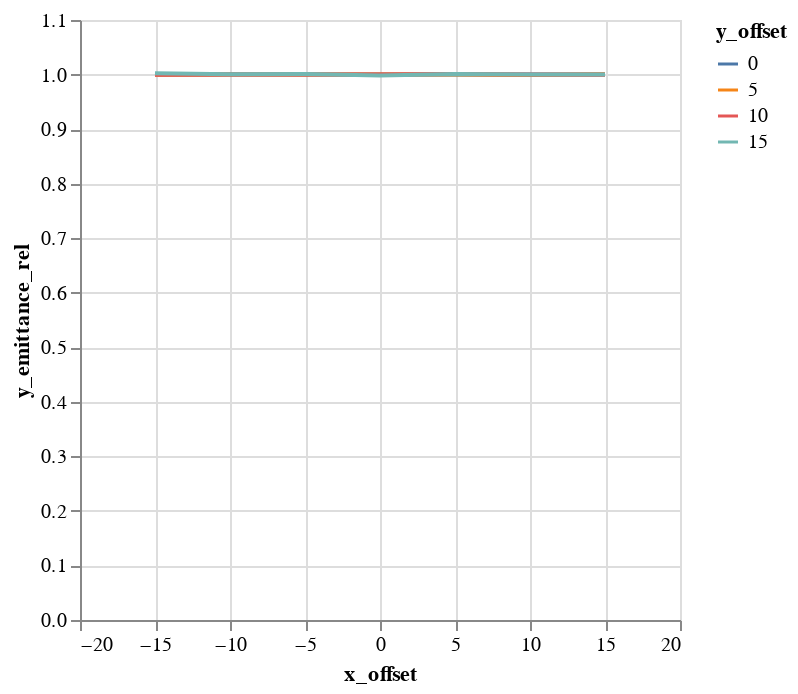

The notebook cell this image was saved under:
### Code cell
alt.Chart(emit_df).mark_line().encode(
    color='y_offset:N',
    x='x_offset',
    y='y_emittance_rel',
)

### Figure 1 — Vega-Lite specification as saved in the notebook (floating-point values rounded to 4 significant figures)
{"$schema": "https://vega.github.io/schema/vega-lite/v1.2.1.json", "data": {"values": [{"losses": 0, "relbeta": 0.002308, "sourceID": 16777222, "sourceName": "x_-15_y_0", "x_emittance": 1.691, "x_emittance_rel": 1.043, "x_norm_emittance": 0.003903, "x_offset": -15, "y_emittance": 1.572, "y_emittance_rel": 1.0, "y_norm_emittance": 0.00363, "y_offset": 0}, {"losses": 0, "relbeta": 0.002308, "sourceID": 16777229, "sourceName": "x_-15_y_5", "x_emittance": 1.655, "x_emittance_rel": 1.039, "x_norm_emittance": 0.00382, "x_offset": -15, "y_emittance": 1.593, "y_emittance_rel": 0.9998, "y_norm_emittance": 0.003678, "y_offset": 5}, {"losses": 0, "relbeta": 0.002308, "sourceID": 16777236, "sourceName": "x_-15_y_10", "x_emittance": 1.678, "x_emittance_rel": 1.038, "x_norm_emittance": 0.003873, "x_offset": -15, "y_emittance": 1.596, "y_emittance_rel": 0.9995, "y_norm_emittance": 0.003684, "y_offset": 10}, {"losses": 0, "relbeta": 0.002308, "sourceID": 16777243, "sourceName": "x_-15_y_15", "x_emittance": 1.752, "x_emittance_rel": 1.048, "x_norm_emittance": 0.004044, "x_offset": -15, "y_emittance": 1.666, "y_emittance_rel": 1.002, "y_norm_emittance": 0.003846, "y_offset": 15}, {"losses": 0, "relbeta": 0.002308, "sourceID": 16777220, "sourceName": "x_-10_y_0", "x_emittance": 1.596, "x_emittance_rel": 1.002, "x_norm_emittance": 0.003683, "x_offset": -10, "y_emittance": 1.553, "y_emittance_rel": 1.0, "y_norm_emittance": 0.003585, "y_offset": 0}, {"losses": 0, "relbeta": 0.002308, "sourceID": 16777227, "sourceName": "x_-10_y_5", "x_emittance": 1.609, "x_emittance_rel": 0.9974, "x_norm_emittance": 0.003714, "x_offset": -10, "y_emittance": 1.58, "y_emittance_rel": 1.0, "y_norm_emittance": 0.003647, "y_offset": 5}, {"losses": 0, "relbeta": 0.002308, "sourceID": 16777234, "sourceName": "x_-10_y_10", "x_emittance": 1.487, "x_emittance_rel": 1.0, "x_norm_emittance": 0.003433, "x_offset": -10, "y_emittance": 1.665, "y_emittance_rel": 1.0, "y_norm_emittance": 0.003844, "y_offset": 10}, {"losses": 0, "relbeta": 0.002308, "sourceID": 16777241, "sourceName": "x_-10_y_15", "x_emittance": 1.458, "x_emittance_rel": 1.006, "x_norm_emittance": 0.003367, "x_offset": -10, "y_emittance": 1.635, "y_emittance_rel": 1.0, "y_norm_emittance": 0.003774, "y_offset": 15}, {"losses": 0, "relbeta": 0.002308, "sourceID": 16777218, "sourceName": "x_-5_y_0", "x_emittance": 1.678, "x_emittance_rel": 1.001, "x_norm_emittance": 0.003873, "x_offset": -5, "y_emittance": 1.718, "y_emittance_rel": 1.0, "y_norm_emittance": 0.003965, "y_offset": 0}, {"losses": 0, "relbeta": 0.002308, "sourceID": 16777225, "sourceName": "x_-5_y_5", "x_emittance": 1.522, "x_emittance_rel": 0.9991, "x_norm_emittance": 0.003514, "x_offset": -5, "y_emittance": 1.626, "y_emittance_rel": 1.0, "y_norm_emittance": 0.003753, "y_offset": 5}, {"losses": 0, "relbeta": 0.002308, "sourceID": 16777232, "sourceName": "x_-5_y_10", "x_emittance": 1.512, "x_emittance_rel": 1.0, "x_norm_emittance": 0.00349, "x_offset": -5, "y_emittance": 1.545, "y_emittance_rel": 1.0, "y_norm_emittance": 0.003568, "y_offset": 10}, {"losses": 0, "relbeta": 0.002308, "sourceID": 16777239, "sourceName": "x_-5_y_15", "x_emittance": 1.693, "x_emittance_rel": 1.001, "x_norm_emittance": 0.003908, "x_offset": -5, "y_emittance": 1.506, "y_emittance_rel": 1.001, "y_norm_emittance": 0.003477, "y_offset": 15}, {"losses": 0, "relbeta": 0.002308, "sourceID": 16777216, "sourceName": "x_0_y_0", "x_emittance": 1.542, "x_emittance_rel": 1.001, "x_norm_emittance": 0.00356, "x_offset": 0, "y_emittance": 1.537, "y_emittance_rel": 1.0, "y_norm_emittance": 0.003547, "y_offset": 0}, {"losses": 0, "relbeta": 0.002308, "sourceID": 16777223, "sourceName": "x_0_y_5", "x_emittance": 1.54, "x_emittance_rel": 0.9999, "x_norm_emittance": 0.003556, "x_offset": 0, "y_emittance": 1.535, "y_emittance_rel": 1.0, "y_norm_emittance": 0.003543, "y_offset": 5}, {"losses": 0, "relbeta": 0.002308, "sourceID": 16777230, "sourceName": "x_0_y_10", "x_emittance": 1.414, "x_emittance_rel": 1.008, "x_norm_emittance": 0.003264, "x_offset": 0, "y_emittance": 1.475, "y_emittance_rel": 0.9999, "y_norm_emittance": 0.003405, "y_offset": 10}, {"losses": 0, "relbeta": 0.002308, "sourceID": 16777237, "sourceName": "x_0_y_15", "x_emittance": 1.768, "x_emittance_rel": 0.9997, "x_norm_emittance": 0.004081, "x_offset": 0, "y_emittance": 1.61, "y_emittance_rel": 0.9985, "y_norm_emittance": 0.003717, "y_offset": 15}, {"losses": 0, "relbeta": 0.002308, "sourceID": 16777217, "sourceName": "x_5_y_0", "x_emittance": 1.556, "x_emittance_rel": 1.004, "x_norm_emittance": 0.003593, "x_offset": 5, "y_emittance": 1.674, "y_emittance_rel": 1.0, "y_norm_emittance": 0.003865, "y_offset": 0}, {"losses": 0, "relbeta": 0.002308, "sourceID": 16777224, "sourceName": "x_5_y_5", "x_emittance": 1.609, "x_emittance_rel": 1.005, "x_norm_emittance": 0.003715, "x_offset": 5, "y_emittance": 1.474, "y_emittance_rel": 1.0, "y_norm_emittance": 0.003402, "y_offset": 5}, {"losses": 0, "relbeta": 0.002308, "sourceID": 16777231, "sourceName": "x_5_y_10", "x_emittance": 1.492, "x_emittance_rel": 1.02, "x_norm_emittance": 0.003445, "x_offset": 5, "y_emittance": 1.595, "y_emittance_rel": 1.001, "y_norm_emittance": 0.003683, "y_offset": 10}, {"losses": 0, "relbeta": 0.002308, "sourceID": 16777238, "sourceName": "x_5_y_15", "x_emittance": 1.619, "x_emittance_rel": 1.013, "x_norm_emittance": 0.003738, "x_offset": 5, "y_emittance": 1.576, "y_emittance_rel": 1.001, "y_norm_emittance": 0.003638, "y_offset": 15}, {"losses": 0, "relbeta": 0.002308, "sourceID": 16777219, "sourceName": "x_10_y_0", "x_emittance": 1.567, "x_emittance_rel": 1.031, "x_norm_emittance": 0.003616, "x_offset": 10, "y_emittance": 1.599, "y_emittance_rel": 1.0, "y_norm_emittance": 0.003692, "y_offset": 0}, {"losses": 0, "relbeta": 0.002308, "sourceID": 16777226, "sourceName": "x_10_y_5", "x_emittance": 1.472, "x_emittance_rel": 1.017, "x_norm_emittance": 0.003399, "x_offset": 10, "y_emittance": 1.506, "y_emittance_rel": 0.9994, "y_norm_emittance": 0.003476, "y_offset": 5}, {"losses": 0, "relbeta": 0.002308, "sourceID": 16777233, "sourceName": "x_10_y_10", "x_emittance": 1.793, "x_emittance_rel": 1.029, "x_norm_emittance": 0.004139, "x_offset": 10, "y_emittance": 1.613, "y_emittance_rel": 1.0, "y_norm_emittance": 0.003722, "y_offset": 10}, {"losses": 0, "relbeta": 0.002308, "sourceID": 16777240, "sourceName": "x_10_y_15", "x_emittance": 1.61, "x_emittance_rel": 1.024, "x_norm_emittance": 0.003717, "x_offset": 10, "y_emittance": 1.512, "y_emittance_rel": 1.0, "y_norm_emittance": 0.00349, "y_offset": 15}, {"losses": 0, "relbeta": 0.002308, "sourceID": 16777221, "sourceName": "x_15_y_0", "x_emittance": 1.822, "x_emittance_rel": 1.216, "x_norm_emittance": 0.004206, "x_offset": 15, "y_emittance": 1.579, "y_emittance_rel": 1.0, "y_norm_emittance": 0.003644, "y_offset": 0}, {"losses": 1, "relbeta": 0.002308, "sourceID": 16777228, "sourceName": "x_15_y_5", "x_emittance": 1.79, "x_emittance_rel": 1.139, "x_norm_emittance": 0.004133, "x_offset": 15, "y_emittance": 1.486, "y_emittance_rel": 1.001, "y_norm_emittance": 0.003431, "y_offset": 5}, {"losses": 0, "relbeta": 0.002308, "sourceID": 16777235, "sourceName": "x_15_y_10", "x_emittance": 1.778, "x_emittance_rel": 1.096, "x_norm_emittance": 0.004105, "x_offset": 15, "y_emittance": 1.615, "y_emittance_rel": 0.9997, "y_norm_emittance": 0.003729, "y_offset": 10}, {"losses": 0, "relbeta": 0.002308, "sourceID": 16777242, "sourceName": "x_15_y_15", "x_emittance": 1.635, "x_emittance_rel": 1.08, "x_norm_emittance": 0.003775, "x_offset": 15, "y_emittance": 1.588, "y_emittance_rel": 1.0, "y_norm_emittance": 0.003666, "y_offset": 15}]}, "encoding": {"color": {"field": "y_offset", "type": "nominal"}, "x": {"field": "x_offset", "type": "quantitative"}, "y": {"field": "y_emittance_rel", "type": "quantitative"}}, "mark": "line"}
